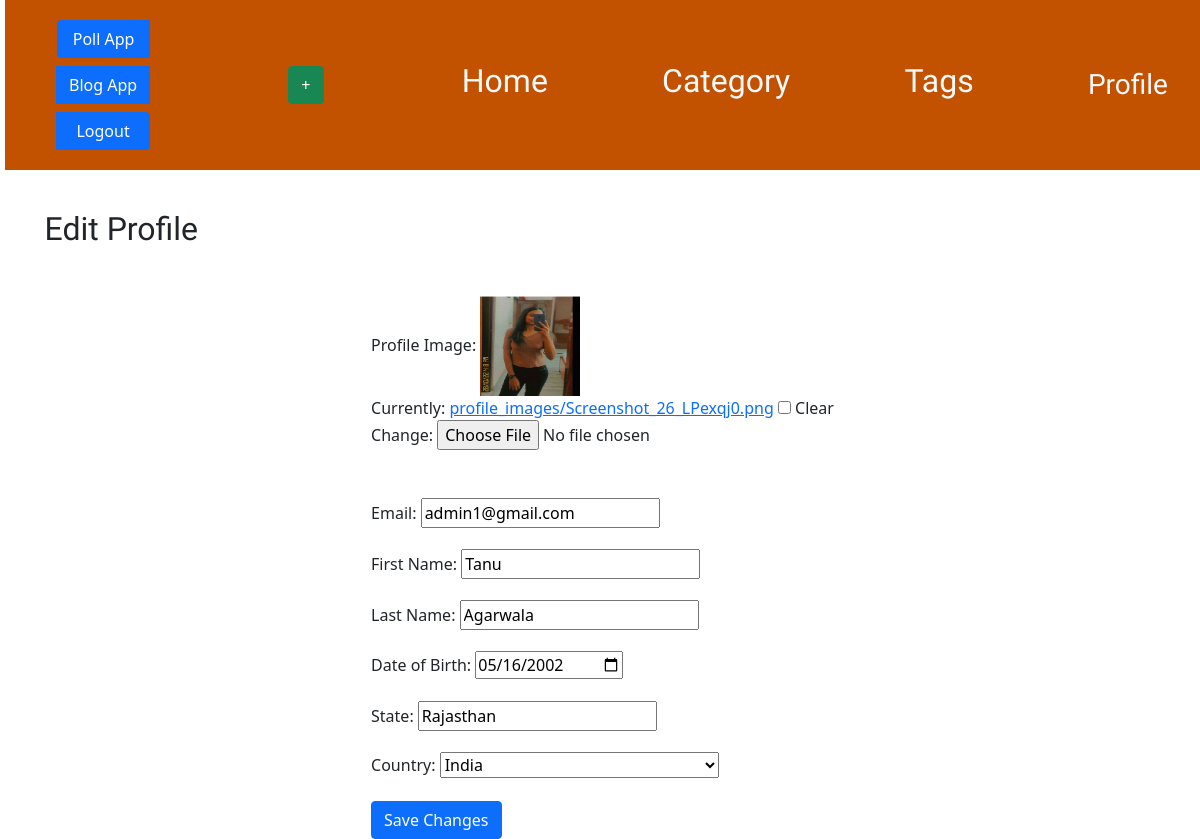
Before: /edit_profile/ (signed in) with the older database file.
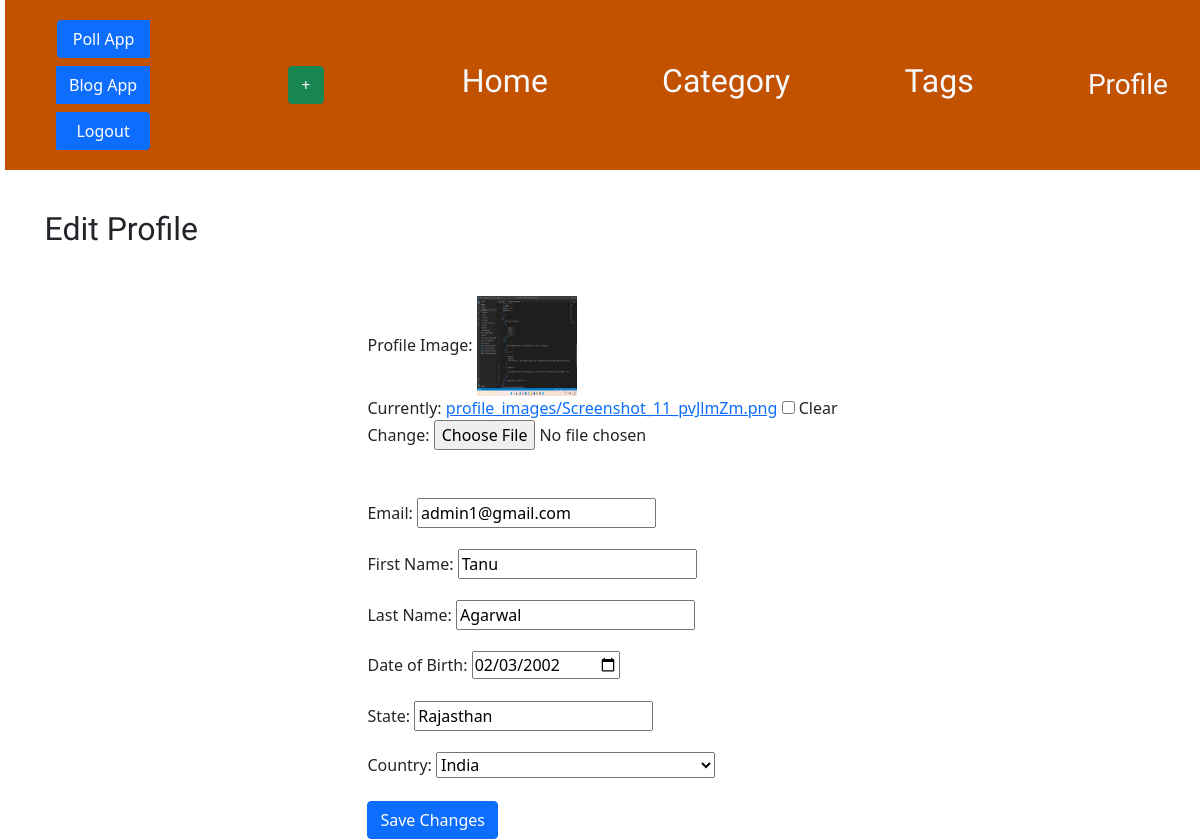
After: the same page with the newer database file.
### blog/models.py (models this page shows, shortened)
class User(AbstractUser):
   gender = models.CharField(max_length=1,choices= Gender_choices ,blank=True)
   country = models.CharField(max_length=2 ,choices= Country_choices, blank=True,default= 'IN')
   dob = models.DateField(null=False, blank=False, default=timezone.now)
   state = models.CharField(max_length=20 , blank= True)
   image= models.ImageField(upload_to='profile_images/'  , blank=True , default="Screenshot_24.png")

### blog/views.py (the view)
# urls.py: path('edit_profile/' ,views.edit_profile,name='edit_profile'),
def edit_profile(request):
    user = request.user
    if request.method == 'POST':
        form = CustomUserChangeForm(request.POST,request.FILES, instance=request.user)
        if form.is_valid():
            form.save()
            return redirect('blog:user_detail'  ,username=user.username)
    else:
        form = CustomUserChangeForm(instance=request.user)
    return render(request, 'blog/edit_profile.html', {'form': form})

### blog/forms.py
class CustomUserChangeForm(UserChangeForm):
    class Meta:
        model = User
        fields = ("email" ,"first_name" , "last_name" , "state", "country", "dob" , 'gender' , 'image' )
        widgets ={
            'dob': forms.widgets.DateInput(attrs={'type': 'date'})
        }

### blog/authentication_backend.py (called while the page is built)
    def get_user(self, user_id):
        UserModel = get_user_model()
        try:
            return UserModel.objects.get(pk=user_id)
        except UserModel.DoesNotExist:
            return None

### blog/templates/blog/edit_profile.html (shortened to what this page needs)
{% extends 'blog/base.html' %}
{% load static %}
{% block content %}
<h2 class="mb-4">Edit Profile</h2>
<div class="container mt-5 mx-auto d-flex align-items-center justify-content-center">
    <form method="post" enctype="multipart/form-data">
        <div class="mb-5" >
            <label for="{{ form.image.id_for_label }}" class="form-label">Profile Image:</label>
            {% if form.image.value %}
                <img src="/media/{{ form.image.value }}" width="100px" height="100px" alt="Profile Image">
            {% endif %}
            <br>
            <div class="mb-3"> {{ form.image }}</div>
        </div>
        <div class="mb-3">
            <label for="{{ form.email.id_for_label }}" class="form-label">Email:</label>
            {{ form.email }}
        </div>
        <div class="mb-3">
            <label for="{{ form.first_name.id_for_label }}" class="form-label">First Name:</label>
            {{ form.first_name }}
        </div>
        <div class="mb-3">
            <label for="{{ form.last_name.id_for_label }}" class="form-label">Last Name:</label>
            {{ form.last_name }}
        </div>
        <div class="mb-3">
            <label for="{{ form.dob.id_for_label }}" class="form-label">Date of Birth:</label>
            {{form.dob}}
        </div>
        <div class="mb-3">
            <label for="{{ form.state.id_for_label }}" class="form-label">State:</label>
            {{ form.state }}
        </div>
        <div class="mb-3">
            <label for="{{ form.country.id_for_label }}" class="form-label">Country:</label>
            {{ form.country }}
        </div>
        <div class="row">
            <div class="col-md-12">
                <button type="submit" class="btn btn-primary">Save Changes</button>
            </div>
        </div>
    </form>
</div>
{% endblock %}

Changed rows visible on the page:
changed User "admin1@gmail.com": image.value: a different picture; last_name "Agarwala" → "Agarwal"; dob "05/16/2002" → "02/03/2002"
Other visible differences:
text no longer shown: "Currently: profile_images/Screenshot_26_LPexqj0.png Clear Change:"
text now shown: "Currently: profile_images/Screenshot_11_pvJlmZm.png Clear Change:"
